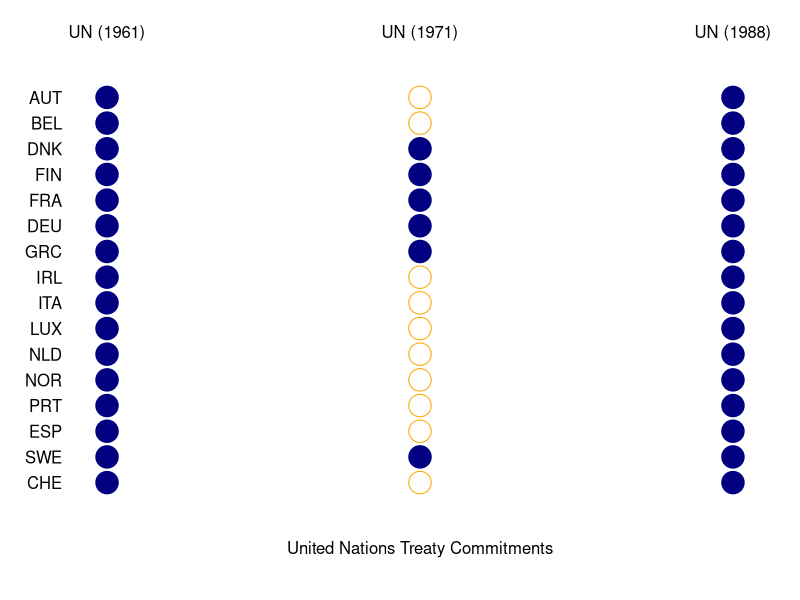

Recreate this plot in R.
# Start

# Set the working directory
setwd("~/Desktop/working-sessions")

# Load packages
library(reshape2)

# Dot matrix plot
df <- data.frame(ctry = c("AUT", "BEL", "DNK", "FIN", "FRA", "DEU", "GRC", "IRL", "ITA", "LUX", "NLD", "NOR", "PRT", "ESP", "SWE", 
                          "CHE"),
                 UN_1961 = c(TRUE, TRUE, TRUE, TRUE, TRUE, TRUE, TRUE, TRUE, TRUE, TRUE, TRUE, TRUE, TRUE, TRUE, TRUE, TRUE),
                 UN_1971 = c(FALSE, FALSE, TRUE, TRUE, TRUE, TRUE, TRUE, FALSE, FALSE, FALSE, FALSE, FALSE, FALSE, FALSE, TRUE, FALSE),
                 UN_1988 = c(TRUE, TRUE, TRUE, TRUE, TRUE, TRUE, TRUE, TRUE, TRUE, TRUE, TRUE, TRUE, TRUE, TRUE, TRUE, TRUE))

# Reduce the size of plotting symbols for better spacing
symbol_size <- 3

df_matrix <- as.matrix(df[, -1])  # only the data
newdata <- reshape2::melt(df_matrix)
newdata  # reshaped

ctry_labs <- df$ctry
treaty_labs <- c("UN (1961)", "UN (1971)", "UN (1988)")

# Adjust margins and spacing
par(mar=c(2, 2, 2, 2) + 0.1, xpd=TRUE)

# Specify the path to save the plot in the working directory as a PNG
pdf("dot_matrix.pdf", width=8,height=8) # Adjust figure dimensions

with(newdata,
     plot(as.numeric(Var2), rev(Var1),
          pch=c(1, 19)[value+1],
          col=c("orange","navy")[value+1], # color dots based on value
          cex=symbol_size,
          axes=FALSE,
          xlab="",
          ylab="")
)
mtext(rev(ctry_labs), side=2,line=1 , at=1:length(ctry_labs), las=1)
mtext(treaty_labs , side=3,line=2 , at=1:length(treaty_labs))

# Add a title to your plot at the bottom
mtext("United Nations Treaty Commitments", side=1,line=2)

# Save the plot in the working directory
dev.off()

# End
